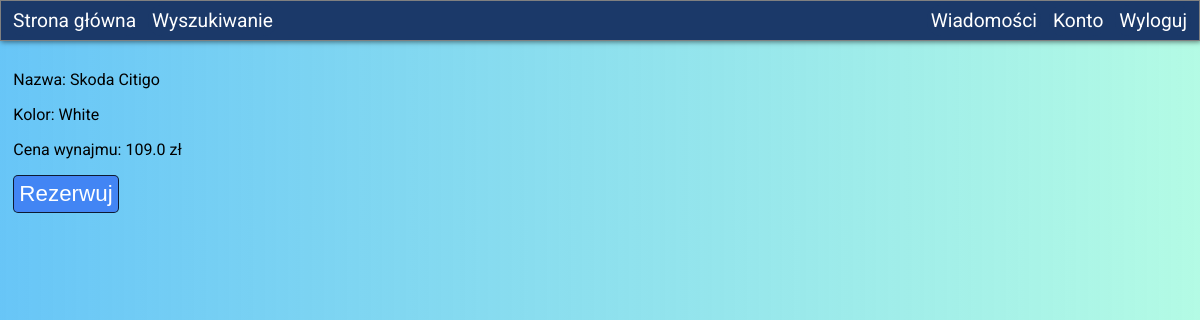
Screenshot of /cars/info/1 (signed in) with the database file from the repository.
### tables this page shows
CREATE TABLE car
(
    id INTEGER PRIMARY KEY AUTOINCREMENT,
    carName TEXT(32),
    color TEXT(32),
    price REAL
);

### app/start.py (the view)
@app.route("/cars/info/<id>", methods=["GET"])
@requireLogin
def carInfoPage(id):
    car = cars.getCarInfo(id)
    if not car:
        return redirect(url_for('searchPage'))
    return render_template("carInfo.html", car=car)

### app/cars.py (called while the page is built)
def getCarInfo(id):
    return mydb.querySingle(f"SELECT * FROM car WHERE id = '{id}'")

### app/mydb.py (called while the page is built)
def querySingle(sql):
    with closing(sqlite3.connect(DB_PATH)) as con, con, closing(con.cursor()) as cur:
        cur.execute(sql)
        return cur.fetchone()

### app/start.py (called while the page is built)
def requireLogin(func):
    @functools.wraps(func)
    def secureFunction(*args, **kwargs):
        if not isLoggedin():
            return redirect(url_for("loginPage", next=request.url))
        return func(*args, **kwargs)
    return secureFunction

def isLoggedin():
    return session.get("login", None) != None

### app/templates/carInfo.html (shortened to what this page needs)
<p>Nazwa: {{car[1]}}</p>
<p>Kolor: {{car[2]}}</p>
<p>Cena wynajmu: {{car[3]}} zł</p>
<form action="{{url_for('carReservePage', id=car[0])}}">
    <button type="submit">Rezerwuj</button>
</form>

### app/static/css/styles.css (style rules this page uses)
:root { --background-gradient:linear-gradient(90deg, rgba(66, 183, 245,0.8), rgba(66, 245, 189,0.4)); --table-odd-row-color: rgb(209, 212, 211); --accent:rgb(66, 133, 244); --dark-gray: rgba(0,0,0, 0.8); --error:rgba(255, 0, 0, 0.8); --input-bg: rgba(0,0,0, 0.1); --table-even-row-color:rgba(0,0,0, 0.2); --table-odd-row-color:rgba(0,0,0, 0.10); --table-hover: rgba(0,0,0, 0.30); }
body { margin:0; background: var(--background-gradient); font-family: "Roboto", sans-serif; }
button { background: var(--accent); color:white; padding:5px; border: 1px solid var(--dark-gray); font-size: 1.4em; border-radius: 5px; }

### app/static/css/navbar.css (style rules this page uses)
:root { --navbar-color: rgb(27, 57, 105); --navbar-text-color: white; }

### rows the page displays
car: carName "Skoda Citigo", color "White", price "109.0"
